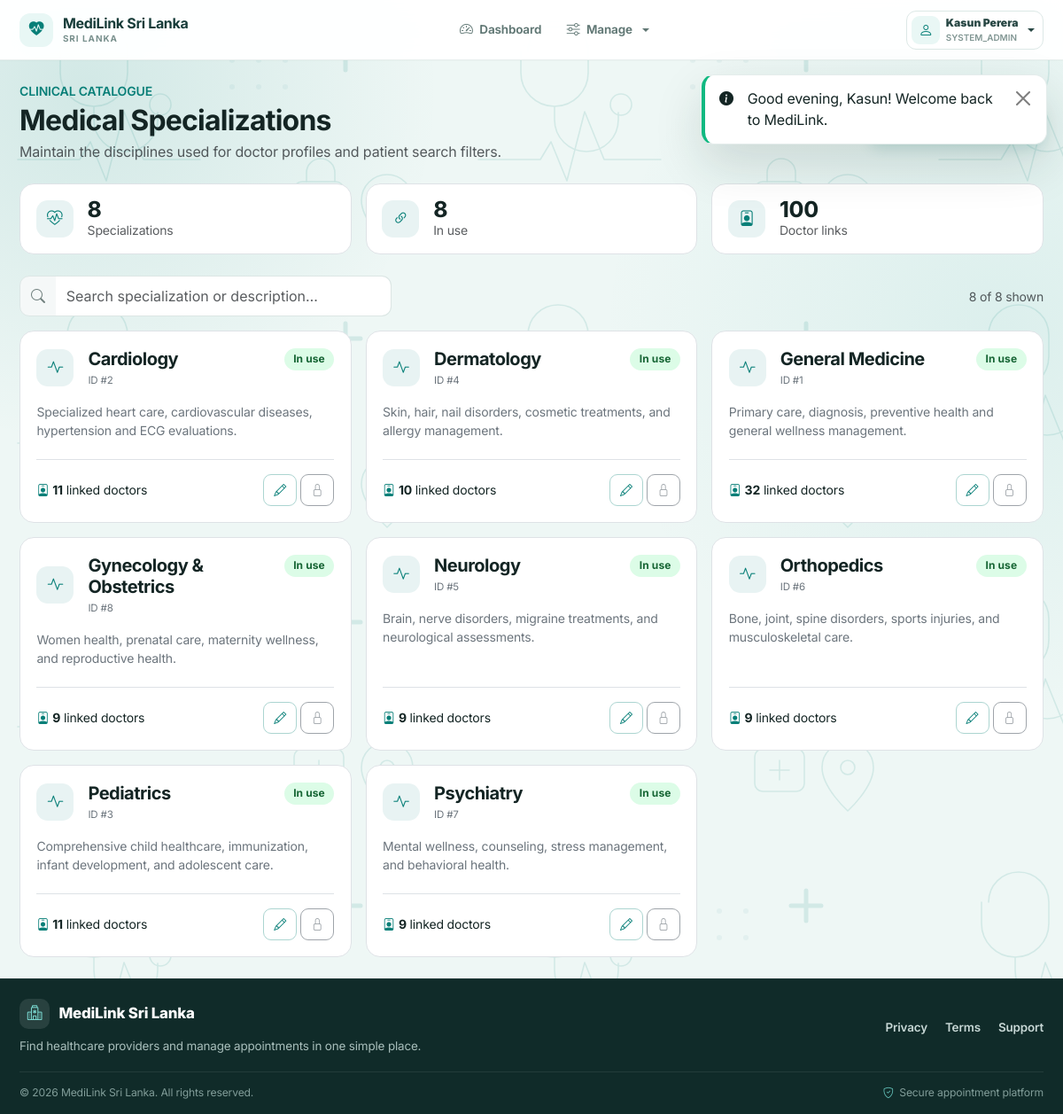
Screenshot of /admin/specializations.php (signed in) with the database file from the repository.
### tables this page shows
CREATE TABLE `SPECIALIZATION` (
  `Specialization_ID` INT AUTO_INCREMENT PRIMARY KEY,
  `Name` VARCHAR(100) NOT NULL UNIQUE,
  `Description` TEXT NULL,
  INDEX `idx_specialization_name` (`Name`)
);

### includes/functions.php (called while the page is built, shortened)
<?php
function e(?string $string): string {
    return htmlspecialchars((string)$string, ENT_QUOTES, 'UTF-8');
}
function url(string $path = ''): string {
    $path = ltrim($path, '/');
    return rtrim(BASE_URL, '/') . '/' . $path;
}

### admin/specializations.php (the view, shortened to what this page needs)
<?php
require_once __DIR__ . '/../includes/functions.php';
$db = Database::getConnection();
$specializations = $db->query("
    SELECT s.*,
           COUNT(ds.Doctor_ID) AS linked_doctors_count
    FROM `SPECIALIZATION` s
    LEFT JOIN `DOCTOR_SPECIALIZATION` ds ON s.Specialization_ID = ds.Specialization_ID
    GROUP BY s.Specialization_ID
    ORDER BY s.Name ASC
")->fetchAll();
require_once __DIR__ . '/../includes/header.php';
?>
<div class="container py-4 spec-shell">
  <div class="d-flex flex-column flex-lg-row justify-content-between align-items-lg-center gap-3 mb-4">
    <div>
      <div class="text-uppercase small fw-semibold text-teal mb-1">Clinical catalogue</div>
      <h2 class="fw-bold mb-1">Medical Specializations</h2>
      <p class="text-muted mb-0">Maintain the disciplines used for doctor profiles and patient search filters.</p>
    </div>
    <div class="d-flex flex-wrap gap-2">
      <a href="<?= url('admin/dashboard.php') ?>" class="btn btn-outline-secondary"><i class="bi bi-arrow-left me-1"></i> Dashboard</a>
      <button class="btn btn-teal" data-bs-toggle="modal" data-bs-target="#createSpecModal"><i class="bi bi-plus-lg me-1"></i> Add specialization</button>
    </div>
  </div>
  <?php
    $totalSpecs = count($specializations);
    $linkedSpecs = count(array_filter($specializations, fn($sp) => (int)$sp['linked_doctors_count'] > 0));
    $doctorLinks = array_sum(array_map(fn($sp) => (int)$sp['linked_doctors_count'], $specializations));
  ?>
  <div class="row g-3 mb-4">
    <div class="col-6 col-lg-4"><div class="spec-kpi d-flex align-items-center gap-3"><div class="spec-icon"><i class="bi bi-heart-pulse"></i></div><div><div class="spec-count"><?= $totalSpecs ?></div><div class="small text-muted">Specializations</div></div></div></div>
    <div class="col-6 col-lg-4"><div class="spec-kpi d-flex align-items-center gap-3"><div class="spec-icon"><i class="bi bi-link-45deg"></i></div><div><div class="spec-count"><?= $linkedSpecs ?></div><div class="small text-muted">In use</div></div></div></div>
    <div class="col-12 col-lg-4"><div class="spec-kpi d-flex align-items-center gap-3"><div class="spec-icon"><i class="bi bi-person-badge"></i></div><div><div class="spec-count"><?= $doctorLinks ?></div><div class="small text-muted">Doctor links</div></div></div></div>
  </div>
  <div class="d-flex flex-column flex-md-row justify-content-between align-items-md-center gap-3 mb-3">
    <div class="input-group spec-search"><span class="input-group-text bg-white"><i class="bi bi-search"></i></span><input id="specSearch" type="search" class="form-control" placeholder="Search specialization or description…" aria-label="Search specializations"></div>
    <div class="small text-muted"><span id="visibleSpecCount"><?= $totalSpecs ?></span> of <?= $totalSpecs ?> shown</div>
  </div>
  <div class="row g-3" id="specGrid">
    <?php foreach ($specializations as $sp): ?>
      <?php $linked=(int)$sp['linked_doctors_count']; ?>
      <div class="col-12 col-md-6 col-xl-4 spec-item" data-search="<?= e(strtolower($sp['Name'].' '.$sp['Description'])) ?>">
        <article class="spec-card d-flex flex-column">
          <div class="d-flex justify-content-between align-items-start gap-3 mb-3">
            <div class="d-flex gap-3 align-items-center"><div class="spec-icon flex-shrink-0"><i class="bi bi-activity"></i></div><div><h5 class="mb-1 fw-bold"><?= e($sp['Name']) ?></h5><div class="spec-id">ID #<?= (int)$sp['Specialization_ID'] ?></div></div></div>
            <span class="badge rounded-pill <?= $linked ? 'bg-success-subtle text-success-emphasis' : 'bg-light text-secondary border' ?>"><?= $linked ? 'In use' : 'Unused' ?></span>
          </div>
          <p class="text-secondary small spec-desc mb-3"><?= $sp['Description'] ? e($sp['Description']) : 'No clinical description has been added yet.' ?></p>
          <div class="d-flex align-items-center justify-content-between mt-auto pt-3 border-top">
            <div class="small"><i class="bi bi-person-badge me-1 text-teal"></i><strong><?= $linked ?></strong> linked doctor<?= $linked===1?'':'s' ?></div>
            <div class="d-flex gap-1 spec-actions">
              <button type="button" class="btn btn-outline-teal btn-sm" data-bs-toggle="modal" data-bs-target="#editSpecModal_<?= (int)$sp['Specialization_ID'] ?>" title="Edit"><i class="bi bi-pencil"></i></button>
              <?php if ($linked === 0): ?>
                <form method="POST" action="<?= url('admin/specializations.php') ?>" class="d-inline" data-confirm="Delete specialization <?= e($sp['Name']) ?>?">
                  <?= CSRF::inputField() ?><input type="hidden" name="action" value="delete_specialization"><input type="hidden" name="specialization_id" value="<?= (int)$sp['Specialization_ID'] ?>">
                  <button type="submit" class="btn btn-outline-danger btn-sm" title="Delete"><i class="bi bi-trash"></i></button>
                </form>
              <?php else: ?>
                <button type="button" class="btn btn-outline-secondary btn-sm" disabled title="Remove doctor links before deleting"><i class="bi bi-lock"></i></button>
              <?php endif; ?>
            </div>
          </div>
        </article>
      </div>
    <?php endforeach; ?>
  </div>
</div>
<?php require_once __DIR__ . '/../includes/footer.php'; ?>

### admin/specializations.php (style rules this page uses)
.spec-shell { max-width:1180px }
.spec-kpi,.spec-card { border:1px solid var(--bs-border-color);border-radius:1rem;background:#fff }
.spec-kpi { padding:1rem 1.1rem;height:100% }
.spec-icon { width:42px;height:42px;border-radius:.8rem;display:grid;place-items:center;background:rgba(8,127,120,.09);color:#087f78;font-size:1.1rem }
.spec-card { padding:1.15rem;height:100%;transition:transform .18s ease,box-shadow .18s ease }
.spec-desc { min-height:48px }
.spec-search { max-width:420px }
.spec-count { font-size:1.55rem;font-weight:750;line-height:1 }
.spec-id { font-size:.72rem;color:#6c757d }
.spec-actions .btn { min-width:38px }

### rows the page displays
specialization: Name "Cardiology", Specialization_ID "2", Description "Specialized heart care, cardiovascular diseases, hypertension and ECG evaluations.", linked "11"
specialization: Name "Dermatology", Specialization_ID "4", Description "Skin, hair, nail disorders, cosmetic treatments, and allergy management.", linked "10"
specialization: Name "General Medicine", Specialization_ID "1", Description "Primary care, diagnosis, preventive health and general wellness management.", linked "32"
specialization: Name "Gynecology & Obstetrics", Specialization_ID "8", Description "Women health, prenatal care, maternity wellness, and reproductive health.", linked "9"
specialization: Name "Neurology", Specialization_ID "5", Description "Brain, nerve disorders, migraine treatments, and neurological assessments.", linked "9"
specialization: Name "Orthopedics", Specialization_ID "6", Description "Bone, joint, spine disorders, sports injuries, and musculoskeletal care.", linked "9"
specialization: Name "Pediatrics", Specialization_ID "3", Description "Comprehensive child healthcare, immunization, infant development, and adolescent care.", linked "11"
specialization: Name "Psychiatry", Specialization_ID "7", Description "Mental wellness, counseling, stress management, and behavioral health.", linked "9"

### other values shown
APP_NAME "MediLink Sri Lanka"
$user['full_name'] "Kasun Perera"
$user['role'] "SYSTEM_ADMIN"
$flash['message'] "Good evening, Kasun! Welcome back to MediLink."
$totalSpecs "8"
$linkedSpecs "8"
$doctorLinks "100"
